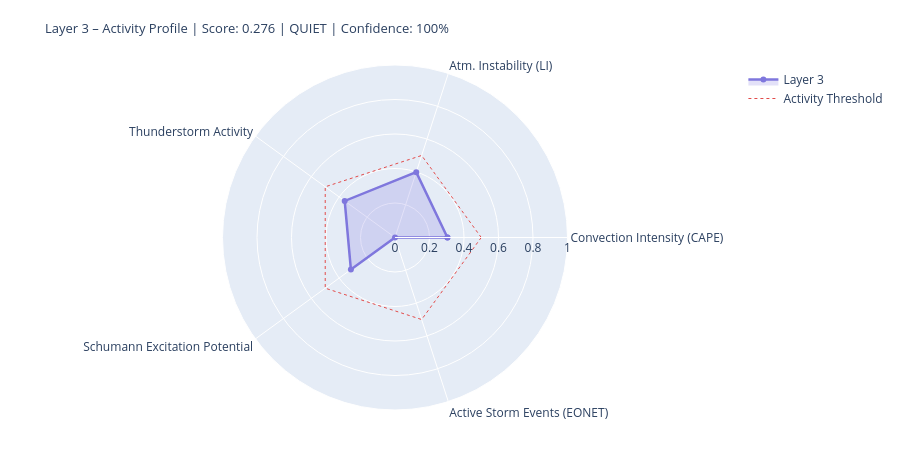

The notebook cell saved with this chart:
### Markdown cell above
---
## 4. State Assessment & Handoff to Layer 4/5

### Code cell
# ============================================================
# LAYER-3-SCORE
# Five dynamic components
# ============================================================

def norm(v, lo, hi):
    if v is None or (isinstance(v, float) and math.isnan(v)): return None
    return round(max(0.0, min(1.0, (v - lo) / (hi - lo))), 4)

# --- 1) Convection intensity (global CAPE mean) ---
cape_mean = df_atm['cape'].dropna().mean() if not df_atm.empty else None
conv_score = norm(cape_mean, 0, 3000)
conv_src   = 'primary' if cape_mean is not None else 'missing'

# --- 2) Atmospheric instability (LI mean) ---
li_mean   = df_atm['li'].dropna().mean() if not df_atm.empty else None
# Negative LI = unstable → higher score
instab_score = norm(-li_mean if li_mean is not None else None, -6, 6)
instab_src   = 'primary' if li_mean is not None else 'missing'

# --- 3) Thunderstorm activity (mean thunder score + WMO count) ---
thunder_mean = df_atm['thunder_score'].mean() if not df_atm.empty else None
n_thunder    = int(df_atm['thunderstorm'].sum()) if not df_atm.empty else 0
thunder_score_val = norm(
    (thunder_mean or 0) * 0.7 + n_thunder * 0.1, 0, 1.0
) if thunder_mean is not None else None
thunder_src = 'primary'

# --- 4) Schumann excitation potential (weighted Schumann contribution) ---
schumann_pot = df_atm['schumann_contribution'].mean() if not df_atm.empty else None
# Boosted by Layer-2 thunderstorm trigger
if schumann_pot is not None and l2_thunder:
    schumann_pot = min(1.0, schumann_pot * 1.2)
schumann_score = norm(schumann_pot, 0, 1.0) if schumann_pot is not None else None
schumann_src   = 'derived'

# --- 5) Storm activity (NASA EONET) ---
# Distinction: None = data not loaded, 0.0 = loaded but no events
storm_score = None
storm_src   = 'missing'
if raw.get('storms') is not None:          # API reached successfully
    storm_score = norm(len(storm_events), 0, 30) if storm_events else 0.0
    storm_src   = 'primary'

# X-Ray and Kp: context only, not in dynamic score
# (X-Ray = Layer-0/4 driver; Kp = geomagnetic index, not a lightning proxy)
xray_context = None
if raw.get('xray'):
    df_xc = pd.DataFrame(raw['xray'])
    fc = next((c for c in df_xc.columns
               if any(k in c.lower() for k in ['flux','long']) and 'time' not in c.lower()),
              df_xc.columns[1])
    df_xc[fc] = pd.to_numeric(df_xc[fc], errors='coerce')
    xray_last = df_xc[fc].dropna().iloc[-1] if not df_xc[fc].dropna().empty else None
    if xray_last:
        xray_class = ('X' if xray_last>=1e-4 else 'M' if xray_last>=1e-5
                      else 'C' if xray_last>=1e-6 else 'B')
        xray_context = {'flux': float(xray_last), 'class': xray_class}
        print(f'X-Ray context: {xray_class}-class ({xray_last:.2e} W/m²)')

# --- Aggregate ---
COMPONENTS = {
    'Convection Intensity (CAPE)':  {'score': conv_score,       'source': conv_src,    'dynamic': True},
    'Atm. Instability (LI)':         {'score': instab_score,     'source': instab_src,  'dynamic': True},
    'Thunderstorm Activity':              {'score': thunder_score_val, 'source': thunder_src, 'dynamic': True},
    'Schumann Excitation Potential':   {'score': schumann_score,   'source': schumann_src,'dynamic': True},
    'Active Storm Events (EONET)': {'score': storm_score,      'source': storm_src,   'dynamic': True},
}

available   = {k: v['score'] for k, v in COMPONENTS.items() if v['score'] is not None}
unavailable = [k for k, v in COMPONENTS.items() if v['score'] is None]
layer3_score = round(sum(available.values()) / len(available), 4) if available else None
confidence   = round(len(available) / len(COMPONENTS), 2)
level = ('unknown' if layer3_score is None
         else 'quiet'   if layer3_score < 0.3
         else 'moderate' if layer3_score < 0.6
         else 'active')
dominant_l3 = max(available, key=available.get) if available else 'none'

# --- Ausgabe ---
W = 68
print('=' * W)
print('LAYER 3 – ATMOSPHERE / WEATHER / THUNDERSTORMS – STATE ASSESSMENT')
print('=' * W)
for name, comp in COMPONENTS.items():
    s = comp['score']
    if s is not None:
        bar = '█' * int(s * 20) + '░' * (20 - int(s * 20))
        print(f'  {name:<36} {bar}  {s:.3f}  [{comp["source"]}]')
    else:
        print(f'  {name:<36} {"─" * 20}  n/a   [missing]')
print('-' * W)
print(f'  Score:        {layer3_score:.3f}  ({len(available)}/{len(COMPONENTS)} components)')
print(f'  Confidence:   {confidence:.0%}')
print(f'  Level:        {level.upper()}')
print(f'  Dominant:     {dominant_l3}')
print(f'  CAPE mean:    {cape_mean:.0f} J/kg' if cape_mean else '  CAPE mean:    n/a')
print(f'  LI mean:      {li_mean:.1f} K' if li_mean is not None else '  LI mean:      n/a')
print(f'  Thunderstorms:{n_thunder} points (WMO)  +  {len(storm_events)} NASA EONET')
print('=' * W)

# Radar
cats   = list(available.keys())
vals_r = list(available.values())
if len(cats) >= 3:
    fig = go.Figure()
    fig.add_trace(go.Scatterpolar(
        r=vals_r + [vals_r[0]], theta=cats + [cats[0]],
        fill='toself', fillcolor='rgba(127,119,221,0.22)',
        line=dict(color='#7F77DD', width=2.5), name='Layer 3'
    ))
    fig.add_trace(go.Scatterpolar(
        r=[0.5] * (len(cats)+1), theta=cats + [cats[0]],
        line=dict(color='#E24B4A', dash='dot', width=1),
        mode='lines', name='Activity Threshold'
    ))
    fig.update_layout(
        title=dict(
            text=f'Layer 3 – Activity Profile | Score: {layer3_score:.3f} | {level.upper()} | Confidence: {confidence:.0%}',
            font=dict(size=13)
        ),
        polar=dict(radialaxis=dict(visible=True, range=[0, 1])),
        height=450, showlegend=True,
        margin=dict(l=60, r=60, t=65, b=40)
    )
    fig.show()

### Figure 1 — Plotly figure (JSON) as saved in the notebook; plotly's stock layout.template omitted (floating-point values rounded to 4 significant figures)
{"data": [{"fill": "toself", "fillcolor": "rgba(127,119,221,0.22)", "line": {"color": "#7F77DD", "width": 2.5}, "name": "Layer 3", "r": [0.304, 0.3983, 0.3604, 0.316, 0.0, 0.304], "theta": ["Convection Intensity (CAPE)", "Atm. Instability (LI)", "Thunderstorm Activity", "Schumann Excitation Potential", "Active Storm Events (EONET)", "Convection Intensity (CAPE)"], "type": "scatterpolar"}, {"line": {"color": "#E24B4A", "dash": "dot", "width": 1}, "mode": "lines", "name": "Activity Threshold", "r": [0.5, 0.5, 0.5, 0.5, 0.5, 0.5], "theta": ["Convection Intensity (CAPE)", "Atm. Instability (LI)", "Thunderstorm Activity", "Schumann Excitation Potential", "Active Storm Events (EONET)", "Convection Intensity (CAPE)"], "type": "scatterpolar"}], "layout": {"height": 450, "margin": {"b": 40, "l": 60, "r": 60, "t": 65}, "polar": {"radialaxis": {"range": [0, 1], "visible": true}}, "showlegend": true, "title": {"font": {"size": 13}, "text": "Layer 3 – Activity Profile | Score: 0.276 | QUIET | Confidence: 100%"}}}
